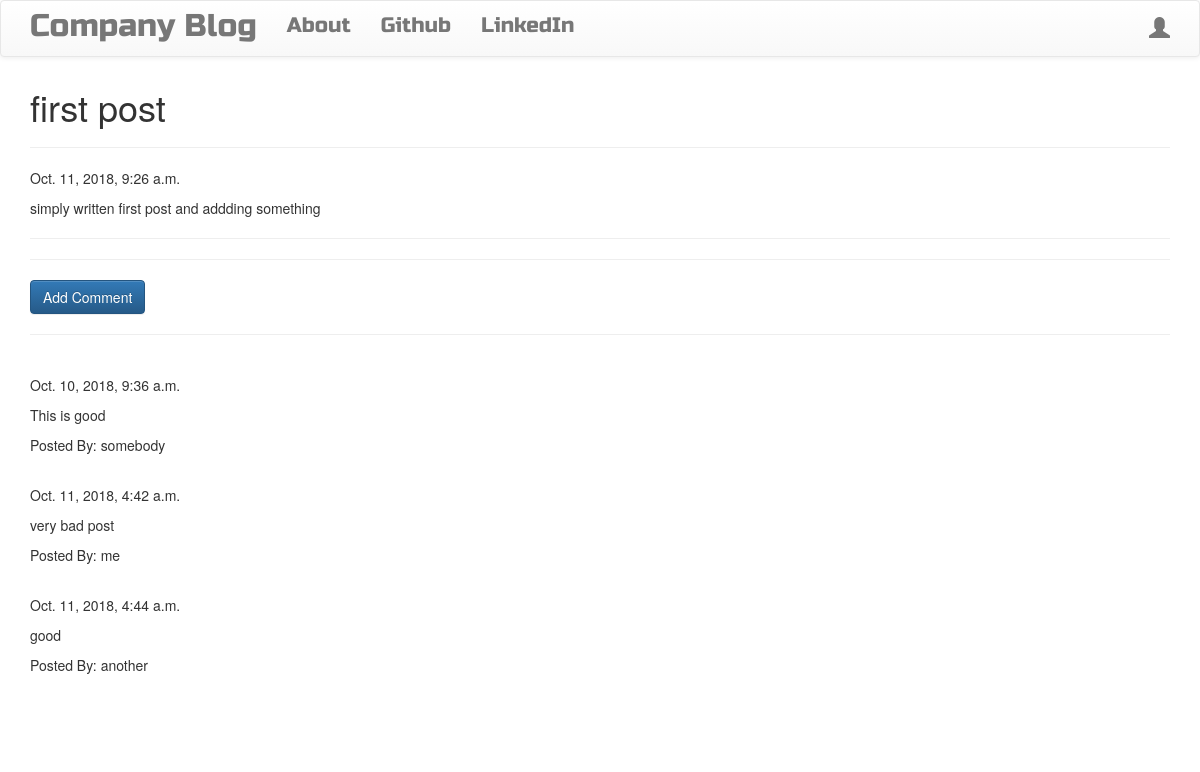
/post/1, run on the app's committed database.
### blog/models.py (models this page shows, shortened)
class Post(models.Model):
    author = models.ForeignKey('auth.User')
    title = models.CharField(max_length=256)
    image = models.ImageField(upload_to='img/', blank=True)
    text = models.TextField()
    created_date = models.DateTimeField(default=timezone.now)
    published_date = models.DateTimeField(blank=True, null=True)

class Comment(models.Model):
    post = models.ForeignKey('blog.Post', related_name='comments')
    author = models.CharField(max_length=256)
    text = models.TextField()
    created_date = models.DateTimeField(default=timezone.now)
    approved_comment = models.BooleanField(default=False)

### blog/views.py (the view)
# urls.py: url(r'^post/(?P<pk>\d+)$', views.PostDetailView.as_view(), name='post_detail'),
class PostDetailView(DetailView):
    model = Post
    context_object_name = 'post'
    template_name = 'blog/post_detail.html'

### blog/templates/blog/post_detail.html (shortened to what this page needs)
{% extends "blog/base.html" %}
{% block content %}
<h1>{{post.title}}</h1>
<hr>
{% if post.published_date %}
{{ post.published_date }}
{% else %}
<a class="btn btn-default" href="{% url 'post_publish' pk=post.pk %}">Publish</a>
{% endif %}
<p>{{ post.text|safe|linebreaksbr }}</p>
<hr>
<hr>
<a class="btn btn-primary btn-comment" href="{% url 'comment' pk=post.pk %}">Add Comment</a>
<hr>
{% for comment in post.comments.all %}
<br>
{% if user.is_authenticated or comment.approved_comment %}
{{ comment.created_date }}
<p>{{comment.text|safe|linebreaks}}</p>
<p>Posted By: {{comment.author}}</p>
{% endif %}
{% empty %}
      <p>No comments posted.</p>
{% endfor %}
{% endblock %}

### blog/templates/blog/base.html (shortened to what this page needs)
<!DOCTYPE html>
{% load staticfiles %}
<html>
    <head>
        <link rel="stylesheet" href="https://maxcdn.bootstrapcdn.com/bootstrap/3.3.7/css/bootstrap.min.css">
        <link rel="stylesheet" href="https://maxcdn.bootstrapcdn.com/bootstrap/3.3.7/css/bootstrap-theme.min.css">
        <link rel="stylesheet" href="//cdn.jsdelivr.net/medium-editor/latest/css/medium-editor.min.css" type="text/css" media="screen" charset="utf-8">
        <link rel="stylesheet" href="{% static 'css/blog.css' %}">
    <body class='loader'>
            <nav class="navbar navbar-default techfont custom-navbar">
              <div class="container">
                <ul class="nav navbar-nav">
                  <li><a class='navbar-brand bigbrand' href="{%url 'post_list' %}">Company Blog</a></li>
                  <li><a href="{% url 'about' %}">About</a></li>
                  <li><a href="https://www.github.com">Github</a></li>
                  <li><a href="https://www.linkedin.com">LinkedIn</a></li>
                </ul>
                <ul class="nav navbar-nav navbar-right">
                   {% if user.is_authenticated %}
                   <li><a href="{% url 'create' %}">New Post</a></li>
                   <li><a href="{% url 'draft_list' %}">Drafts</a></li>
                   <li><a href="{% url 'logout' %}">Logout</a></li>
                   <li>Welcome: {{user.username}}</li>
                   {% else %}
                   <li> <a href="{% url 'login' %}"><span class="glyphicon glyphicon-user"></span></a> </li>
                   {% endif %}
                </ul>
              </div>
            </nav>
            <div class="container">
              {% block content %}
              {% endblock %}
            </div>
          </body>
</html>

### blog/static/css/blog.css (style rules this page uses)
.techfont { font-family: 'Russo One', sans-serif; font-size: 1.5em; margin-bottom: 10px; }
.bigbrand { font-size: 1.5em; }
.loader { filter:hue-rotate(0deg); background-color: linear-gradient(45deg,#0f8,#08f); animation:hue 5000ms infinite linear; }

### data on the page
Post: title "first post", published_date "Oct. 11, 2018, 9:26 a.m.", text "simply written first post and addding something"
Comment: created_date "Oct. 10, 2018, 9:36 a.m.", text "This is good", author "somebody"
Comment: created_date "Oct. 11, 2018, 4:42 a.m.", text "very bad post", author "me"
Comment: created_date "Oct. 11, 2018, 4:44 a.m.", text "good", author "another"
